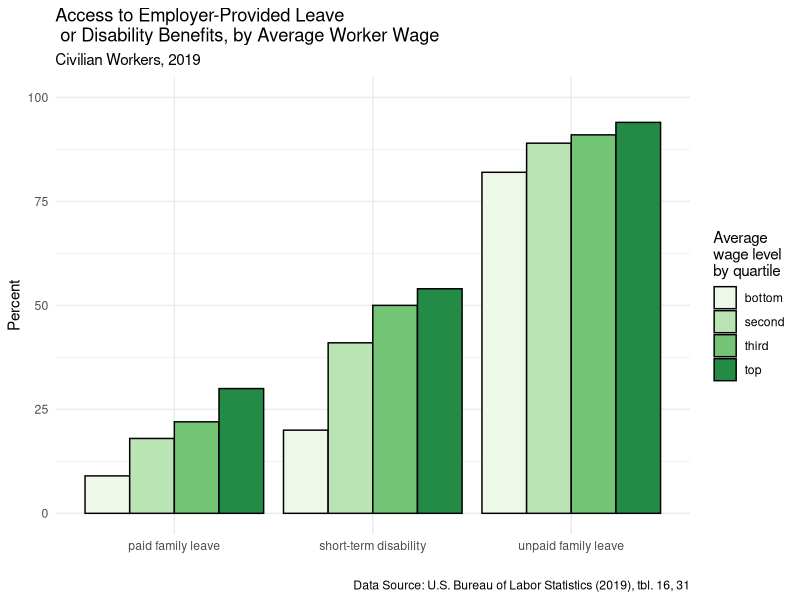

Write R code to recreate this figure.
## ---- chunk 1

# fig.cap = "Access to Employer-Provided Leave or Disability Benefits, by Average Worker Wage"

# \@ref(fig:lvwagepreg)

# Data source: (BLS 2019, tbl. 31) https://www.bls.gov/ncs/ebs/benefits/2019/employee-benefits-in-the-united-states-march-2019.pdf

# create a dataset

q <- c("bottom" , "second", "third", "top") 
quartile <- c(rep(q, 3))
type <- c(rep("paid family leave" , 4) , rep("unpaid family leave" , 4), rep("short-term disability" , 4))

pd_sl <- c(51,79,88,92)
pd_fl <- c(9,18,22,30)
unpd_fl <- c(82,89,91,94)
st_dsb <- c(20,41,50,54)
pct <- c(pd_fl, unpd_fl, st_dsb)

d2 <- data.frame(quartile,type,pct)

library(dplyr)

#d2 <- d2 %>%
#  filter(type != "unpaid family leave")

library(ggplot2)

pl_plot <- ggplot(data = d2, aes(fill=quartile, y=pct, x=type)) + 
            geom_bar(colour="black", position="dodge", stat="identity") +
            theme_minimal() +
            xlab("") + 
            ylab("Percent") +
            ylim(0, 100) +
            labs(title = "Access to Employer-Provided Leave\n or Disability Benefits, by Average Worker Wage",
              subtitle = "Civilian Workers, 2019",
              caption = "Data Source: U.S. Bureau of Labor Statistics (2019), tbl. 16, 31"
                )

pl_plot <- pl_plot + 
           guides(fill=guide_legend(title="Average\nwage level\nby quartile")) +                  scale_fill_brewer(palette="Greens")

pl_plot

